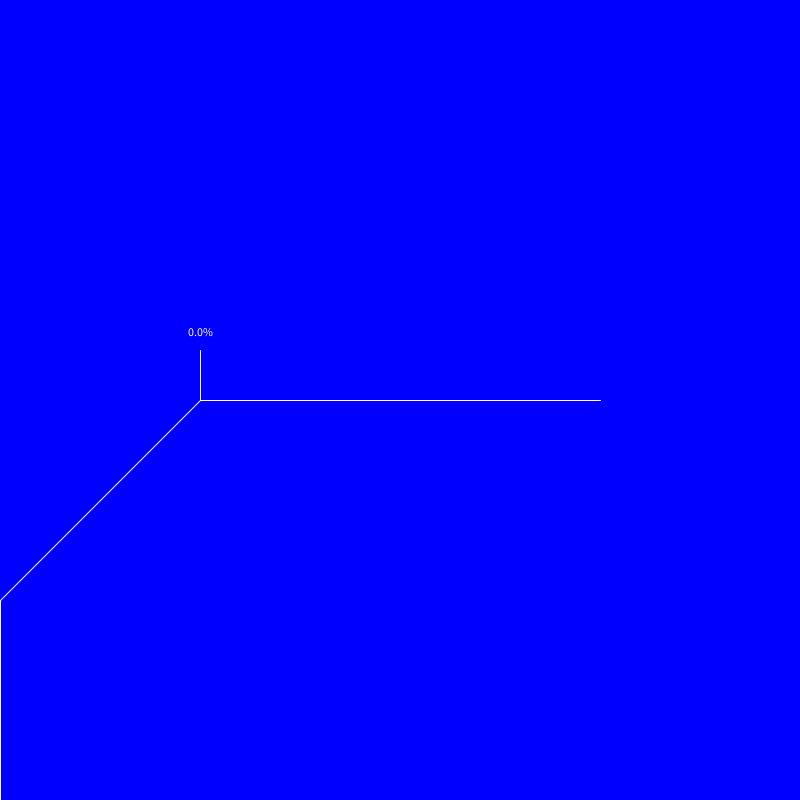
Frame 1 (no input)
Frame 60 (the mouse pressed at the canvas centre just before this capture): identical to frame 1, image omitted
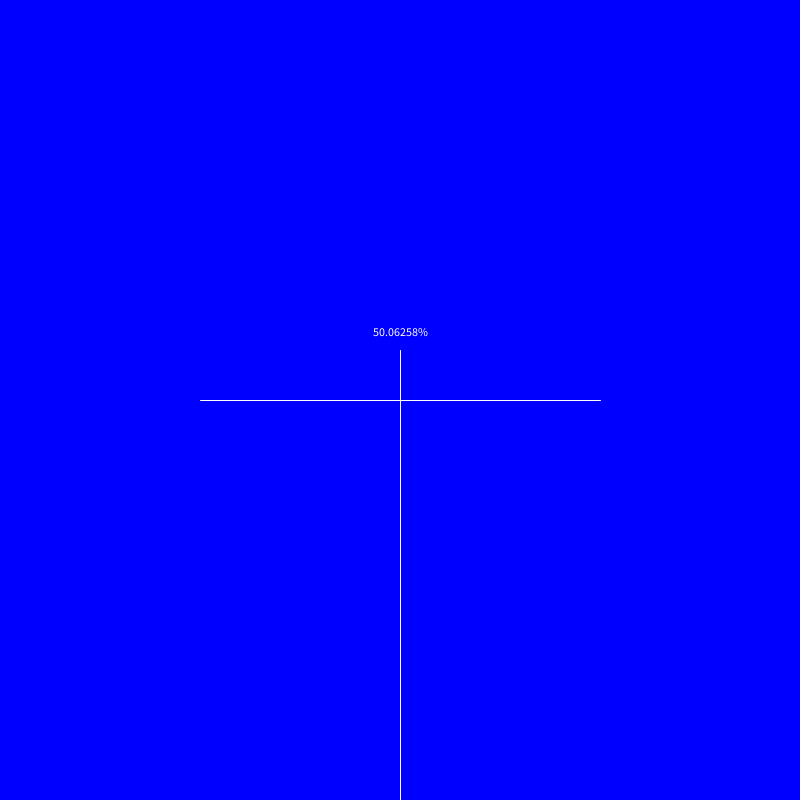
Frame 120 (the mouse held since frame 60 and released just before this capture)

The Processing sketch that drew these frames (run headless with seeded random() and noise(); from frame 60 on, the mouse is pressed at the canvas centre):

// Processing sketch: P03LM_03_Map_01
// ── P03LM_03_Map_01.pde

void setup() {
  size(800, 800);
  background(0, 0, 255);
  smooth();
}

void draw() {

  float gMin = width/4;
  float gMax = 3*gMin;
  float len = 50;
  float gX = map(mouseX, 0, width-1, gMin, gMax);
  float pX = map(gX, gMin, gMax, 0, 100);

  background(0, 0, 255);
  stroke(255);
  line(mouseX, 3*height/4, mouseX, height);
  line(mouseX, 3*height/4, gX, height/2);
  line(gMin, height/2, gMax, height/2);
  line(gX, height/2, gX, height/2-len);
  textAlign(CENTER, BOTTOM);
  text(pX+"%", gX, height/2-(len*1.25));
}
